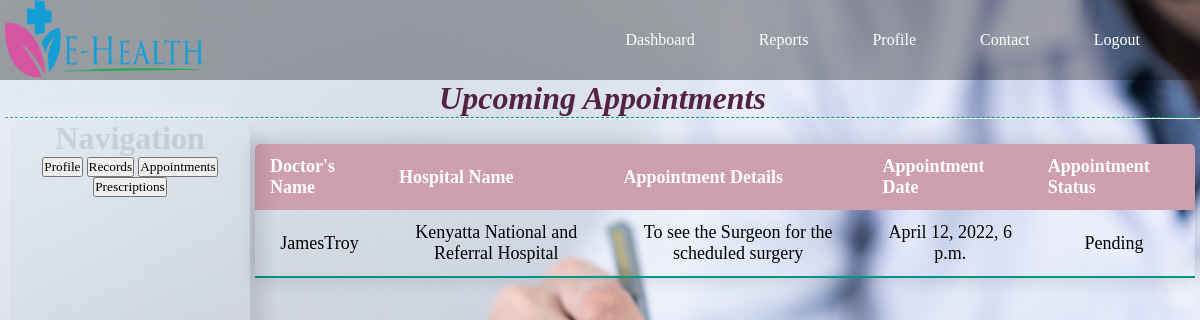
The page /MedicalApp/viewAppointment/3/ on the database its author committed.
### MedicalApp/models.py (models this page shows, shortened)
class Appointment(models.Model):
    Patient_ID = models.ForeignKey(Patient, on_delete=models.CASCADE)
    Doctor_ID = models.ForeignKey(Doctor, on_delete=models.RESTRICT)
    Hospital_ID = models.ForeignKey(Hospital, on_delete=models.RESTRICT)
    Record_ID = models.ForeignKey(Record, on_delete=models.RESTRICT)
    Appointment_Details = models.TextField()
    Appointment_Schedule = models.DateTimeField()
    Pending = 'Pending'
    Cancelled = 'Cancelled'
    Successful = 'Successful'
    Postponed = 'Postponed'
    AppointmentStatus = [(Pending, 'Pending'), (Cancelled, 'Cancelled'), (Successful, 'Successful'),
                         (Postponed, 'Postponed')
                         ]
    Appointment_Status = models.CharField(max_length=20, choices=AppointmentStatus, null=True, blank=True,
                                          default=Pending)

class Hospital(models.Model):
    Hospital_Image = models.ImageField(default='default.png', upload_to='hospital_pics')
    Hospital_Name = models.CharField(max_length=100, blank=False)
    Hospital_Description = models.TextField()
    Registration_Date = models.DateTimeField(default=timezone.now)
    Admin_ID = models.ForeignKey(Administrator, on_delete=models.RESTRICT)
    def __str__(self):
        return self.Hospital_Name

### Users/models.py (models this page shows)
class Doctor(models.Model):
    user = models.OneToOneField(CustomUser, on_delete=models.CASCADE, primary_key=True)
    Card = 'Cardiologist'
    Dent = 'Dentist'
    Derm = 'Dermatology'
    Neuro = 'Neurologist'
    Path = 'Pathology'
    Ped = 'Pediatrician'
    Phy = 'Physician'
    Ob_GYN = 'Obstetrician and Gynecologist'
    Onc = 'Oncologist'
    SPECIALTY = [(Card, 'Cardiologist'), (Dent, 'Dentist'), (Derm, 'Dermatology'),
                 (Neuro, 'Neurologist'), (Path, 'Pathology'), (Ped, 'Pediatrician'), (Phy, 'Physician'),
                 (Ob_GYN, 'Obstetrician and Gynecologist'), (Onc, 'Oncologist'), ]
    specialty = models.CharField(max_length=50, choices=SPECIALTY, null=True, blank=True, default=Phy)
    class Meta:
        verbose_name = 'Doctor Module'
    def __str__(self):
        return str(self.user)

class CustomUser(AbstractUser):
    first_name = models.CharField(max_length=150)
    last_name = models.CharField(max_length=150)
    email = models.EmailField(null=False)
    Phone_Number = models.CharField(max_length=14, null=True)
    Physical_Address = models.TextField(null=True)
    Date_Of_Birth = models.DateField(auto_now=False, null=True)
    Age = models.CharField(max_length=3, null=True)
    Male = 'M'
    Female = 'F'
    SEX_CHOICES = [(Male, 'M'), (Female, 'F')]
    Sex = models.CharField(max_length=30, choices=SEX_CHOICES, null=True)
    is_patient = models.BooleanField('is_patient', default=False)
    is_doctor = models.BooleanField('is_doctor', default=False)
    is_administrator = models.BooleanField('is_administrator', default=False)
    is_hospital = models.BooleanField('is_hospital', default=False)
    def __str__(self):
        return self.username

### MedicalApp/views.py (the view)
# urls.py: path('viewAppointment/<str:pk>/', views.view_appointment, name='ViewAppointmentModule'),
def view_appointment(request, pk):
    pat = Patient.objects.get(user_id=pk)
    appointment = pat.appointment_set.filter(Appointment_Status="Pending")
    context = {'pat': pat, 'appointment': appointment}
    return render(request, 'MedicalApp/patientAppointment.html', context)

### MedicalApp/Templates/MedicalApp/patientAppointment.html (shortened to what this page needs)
{% load static %}
<!DOCTYPE html>
<html lang="en">
<head>
    <link rel="stylesheet" type="text/css" href="{% static 'Users/UsersStyle.css' %}">
    <link rel="stylesheet" type="text/css" href="{% static 'Users/UserModules.css' %}">
</head>
<body>
    <div id="main">
        <nav>
            <img src="{% static 'images/logo.png' %}" alt="System Logo" style="width: 200px; height: 80px; margin-left: 5px;">
            <ul>
                <li><a  href="{{request.META.HTTP_REFERER|escape}}">Dashboard</a></li>
                <li><a  href="#">Reports</a></li>
                <li><a  href="#">Profile</a></li>
                <li><a  href="#">Contact</a></li>
                <li><a  href="{% url 'logout' %}">Logout</a></li>
            </ul>
        </nav>
    </div>
    <div class="container">
        <div class="navPane">
            <h1>Navigation</h1>
            <button class="btn"><a href="{% url 'UserDetailsModule' user.id %}">Profile</a></button>
            <button class="btn"><a href="{% url 'PatientModule' user.id %}">Records</a></button>
            <button class="btn"><a href="#">Appointments</a></button>
            <button class="btn"><a href="{% url 'ViewPrescriptionModule' user.id %}">Prescriptions</a></button>
        </div>
        <h1 style="color: #542344; font-weight: bold; font-style: italic;">Upcoming Appointments</h1><hr style="border-top: 1px dashed #009688;">
            <table class="patient-rec-table">
                <thead>
                    <tr>
                    <th>Doctor's Name</th>
                    <th>Hospital Name</th>
                    <th>Appointment Details</th>
                    <th>Appointment Date</th>
                    <th>Appointment Status</th>
                </tr>
                </thead>
                <tbody>
                {% for  appointment in appointment %}
                    <tr>
                        <td><a href="{% url 'Appointment-Details' appointment.id %}">{{ appointment.Doctor_ID }}</a></td>
                        <td><a href="{% url 'Appointment-Details' appointment.id %}">{{ appointment.Hospital_ID }}</a></td>
                        <td><a href="{% url 'Appointment-Details' appointment.id %}">{{ appointment.Appointment_Details }}</a></td>
                        <td>{{ appointment.Appointment_Schedule }}</td>
                        <td>{{ appointment.Appointment_Status }}</td>
                    </tr>
                {% endfor %}
                </tbody>
            </table>
    </div>
</body>
</html>

### Users/static/Users/UsersStyle.css (style rules this page uses)
* { margin: 0; padding: 0; }
.container { margin-left: 5px; text-align: center; }
a { text-decoration: none; color: black; list-style: none; }
.container .navPane { width: 240px; height: 350px; margin: 40px 5px; align-items: center; color: rgba(0,0,0,0.1); border-radius: 15px; box-shadow: -15px -15px 15px rgba(255,255,255,0.2), 15px 15px 15px rgba(0,0,0,0.1); position: absolute; }
.btn::before { content: ""; position: absolute; left:0; top:0; width:100%; height: 100%; background: #0AFFE7; z-index: -1; transition: transform 0.5s; transform-origin: 0 0; transition-timing-function: cubic-bezier(0.5,1.6,0.4,0.7); }
.btn::before { transform: scaleX(0); }

### Users/static/Users/UserModules.css (style rules this page uses)
* { margin: 0; padding: 0; font-family: Verdana, cursive; }
body { background-color: rgba(0,0,0,.1); height: 90vh; background-image: url("../images/adult.jpg"); background-size: cover; }
nav { width: 100%; height: 80px; background-color: #0005; line-height: 80px; }
nav ul { float: right; margin-right: 30px; }
nav ul li { list-style-type: none; display: inline-block; transition: 0.8s; }
nav ul li a { text-decoration: none; color: #fff; padding: 30px; }

### MedicalApp/Templates/MedicalApp/patientAppointment.html (style rules this page uses)
.patient-rec-table { border-collapse: collapse; margin: 25px 5px 0 250px; font-size: 18px; min-width: 400px; border-radius: 5px 5px 0 0; overflow: hidden; box-shadow: 0 0 20px rgba(0,0,0,0.15); }
.patient-rec-table thead tr { background-color: #CEA0AE; color: white; text-align: left; font-weight: bold; }
.patient-rec-table th, .patient-rec-table td { padding: 12px 15px; }
.patient-rec-table tbody tr { border-bottom: 1px solid #dddddd; }
.patient-rec-table tbody tr:last-of-type { border-bottom: 2px solid #009688; }

### rows shown on the page
Appointment: Doctor_ID "JamesTroy", Hospital_ID "Kenyatta National and Referral Hospital", Appointment_Details "To see the Surgeon for the scheduled surgery", Appointment_Schedule "April 12, 2022, 6 p.m.", Appointment_Status "Pending"
